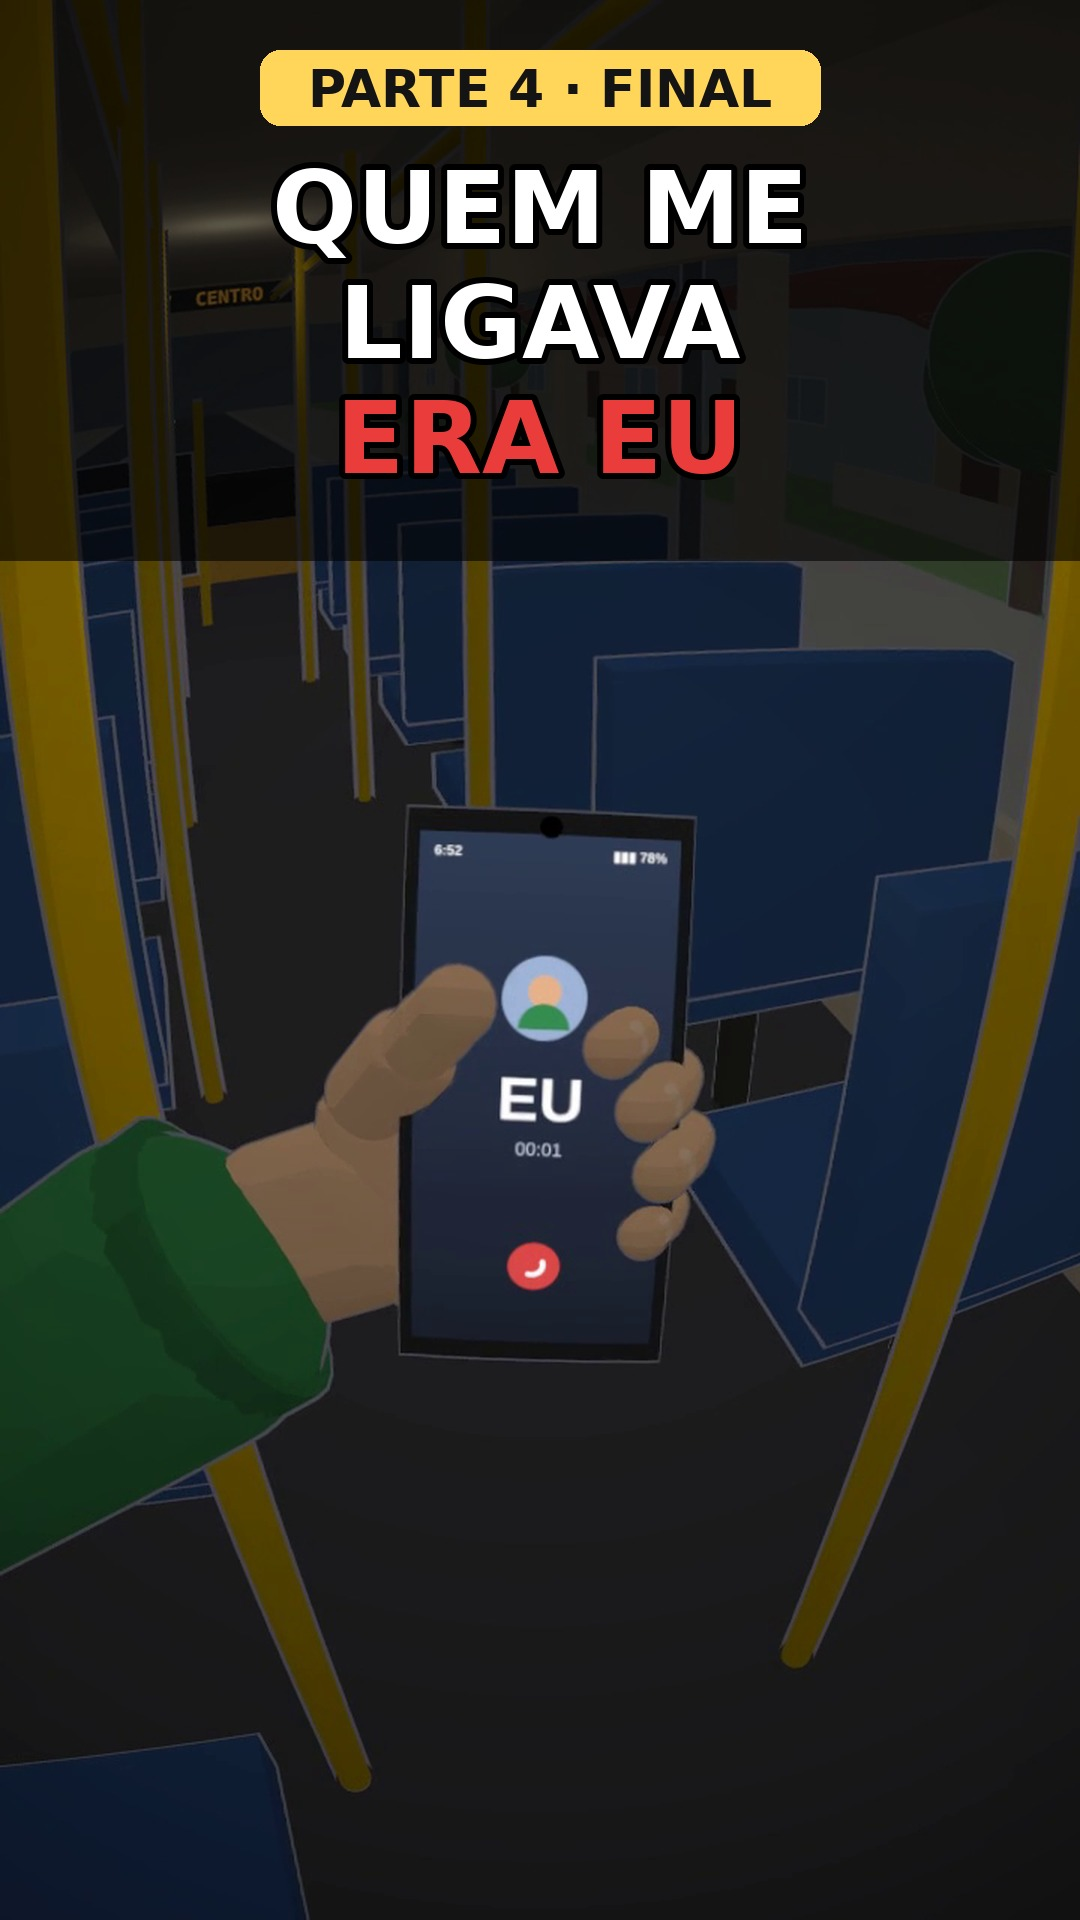

Recreate this plot in Python.
# Capa do parte 4: o celular ligando pro EU às 6:52 + título.
import json, subprocess
from PIL import Image, ImageDraw, ImageFont
ev = json.load(open('tl_ep4.json'))['ev']
subprocess.run(['ffmpeg', '-v', 'error', '-y', '-ss', str(ev['a6']['t'] + 1.0), '-i', 'ep4.mp4', '-frames:v', '1', 'q.png'], check=True)
W, H = 1080, 1920
im = Image.open('q.png').convert('RGB').resize((W, H), Image.LANCZOS); d = ImageDraw.Draw(im, 'RGBA')
d.rectangle([0, 0, W, 560], fill=(0, 0, 0, 150))
F = lambda s: ImageFont.truetype('/usr/share/fonts/truetype/dejavu/DejaVuSans-Bold.ttf', s)
def c(t, y, s, cor): w = d.textlength(t, font=F(s)); d.text(((W - w) / 2, y), t, font=F(s), fill=cor, stroke_width=6, stroke_fill=(0, 0, 0))
c('QUEM ME', 150, 100, (255, 255, 255)); c('LIGAVA', 265, 100, (255, 255, 255)); c('ERA EU', 380, 100, (235, 60, 60))
d.rounded_rectangle([260, 50, 820, 125], 20, fill=(255, 214, 90)); w = d.textlength('PARTE 4 · FINAL', font=F(52)); d.text(((W - w) / 2, 58), 'PARTE 4 · FINAL', font=F(52), fill=(20, 20, 20))
im.save('capa_ep4.jpg', quality=92)
